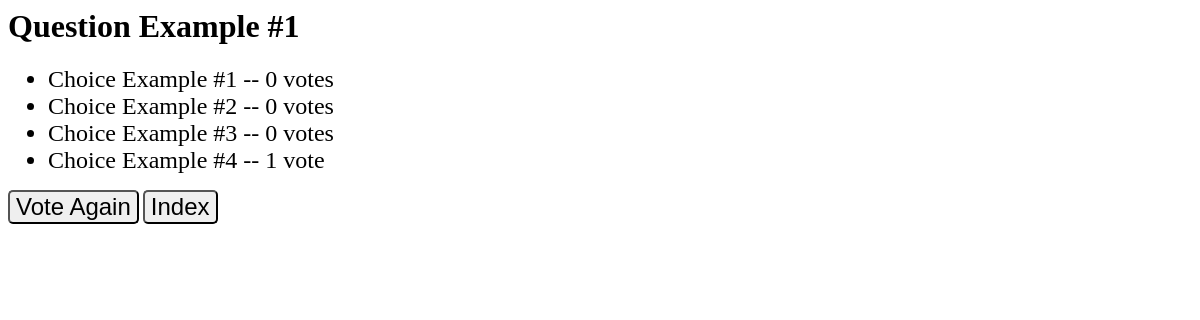
The app's page /polls/22/results/ with its own data.
### polls/models.py (models this page shows, shortened)
class Question(models.Model):
    question_text=models.CharField(max_length=200)
    pub_date=models.DateTimeField("date published")

class Choice(models.Model):
    question=models.ForeignKey(Question,on_delete=models.CASCADE)
    choice_text=models.CharField(max_length=200)
    votes=models.IntegerField(default=0)

### polls/views.py (the view)
# urls.py: path("<int:pk>/results/", views.ResultsView.as_view(), name="results"),
class ResultsView(generic.DetailView):
    model=Question
    template_name="polls/results.html"

### polls/templates/polls/results.html (shortened to what this page needs)
{% load static %}
<link rel="stylesheet" href="{% static 'polls/style.css' %}">
<!DOCTYPE html>
<html lang="en">
<head>
</head>
<body>
    <h1>{{ question.question_text}}</h1>
    <ul>
        {% for choice in question.choice_set.all %}
        <li>{{ choice.choice_text}} -- {{choice.votes}} vote{{choice.votes|pluralize}}</li>
        {% endfor %}
    </ul>
    <button onclick="window.location.href='{% url 'polls:detail' question.id %}'" class="editButton">Vote Again</button>
    <button type="button" onclick="window.location.href='{% url 'polls:index' %}'" >Index</button>
</body>
</html>

### polls/static/polls/style.css (style rules this page uses)
button { border-radius: 5px; cursor: pointer; font-size: x-large; }
li { font-size: x-large; }

### records on screen
Question: question_text "Question Example #1"
Choice: choice_text "Choice Example #1", votes "0"
Choice: choice_text "Choice Example #2", votes "0"
Choice: choice_text "Choice Example #3", votes "0"
Choice: choice_text "Choice Example #4", votes "1"
